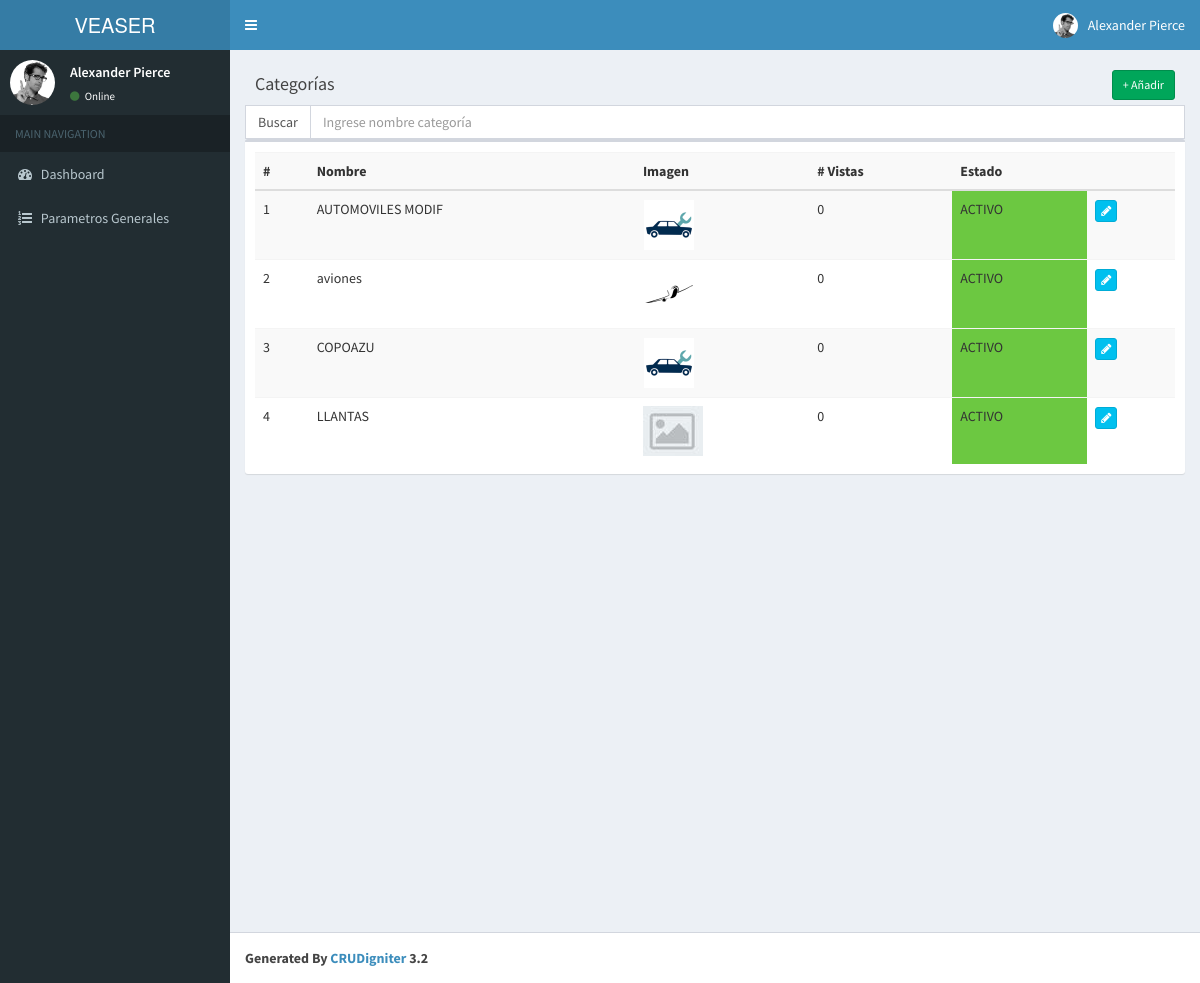
Page /index.php/categoria on the committed database.
### tables this page shows
CREATE TABLE `categoria` (
  `categoria_id` int(11) NOT NULL AUTO_INCREMENT,
  `estado_id` int(11) NOT NULL DEFAULT '1',
  `categoria_nombre` varchar(255) NOT NULL,
  `categoria_imagen` varchar(50) NOT NULL DEFAULT 'default.jpg',
  `categoria_vistas` int(11) NOT NULL DEFAULT '0',
  PRIMARY KEY (`categoria_id`)
);

CREATE TABLE `estado` (
  `estado_id` int(11) NOT NULL AUTO_INCREMENT,
  `estado_descripcion` varchar(50) DEFAULT NULL,
  `estado_tipo` int(11) DEFAULT NULL,
  `estado_color` varchar(30) DEFAULT NULL,
  PRIMARY KEY (`estado_id`)
);

### application/controllers/Categoria.php (called while the page is built, shortened)
<?php
class Categoria extends CI_Controller{
    function __construct()
    {
        $this->load->model('Categoria_model');
    }
    function index()
    {
        $data['categoria'] = $this->Categoria_model->get_all_categoria();
        $data['_view'] = 'categoria/index';
        $this->load->view('layouts/main',$data);
    }
}

### index.php (called while the page is built, shortened)
<?php
require_once BASEPATH.'core/CodeIgniter.php';

### application/models/Categoria_model.php (called while the page is built, shortened)
<?php
class Categoria_model extends CI_Model
{
    function get_all_categoria()
    {
        $this->db->select('c.*, e.estado_descripcion, e.estado_color');
        $this->db->from('categoria as c');
        $this->db->join('estado as e', 'c.estado_id = e.estado_id');
        $this->db->order_by('c.categoria_nombre', 'asc');
        $query = $this->db->get();
        return $query->result_array();
    }
}

### application/views/categoria/index.php (the view, shortened to what this page needs)
<div class="box-header">
    <h3 class="box-title">Categorías</h3>
    <div class="box-tools">
        <a href="<?php echo site_url('categoria/add'); ?>" class="btn btn-success btn-sm"> + Añadir</a>
    </div>
</div>
<div class="row">
    <div class="col-md-12">
        <div class="input-group"> <span class="input-group-addon">Buscar</span>
            <input id="filtrar" type="text" class="form-control" placeholder="Ingrese nombre categoría">
        </div>
        <div class="box">
            <div class="box-body">
                <table class="table table-striped">
                    <tr>
                        <th>#</th>
                        <th>Nombre</th>
                        <th>Imagen</th>
                        <th># Vistas</th>
                        <th>Estado</th>
                        <th></th>
                    </tr>
                    <tbody class="buscar">
                    <?php
                    $i = 0;
                    foreach($categoria as $c){
                        $i++;
                        ?>
                        <tr>
                        <td><?php echo $i; ?></td>
                        <td><?php echo $c['categoria_nombre']; ?></td>
                        <td>
                            <?php
                            $mimagen = "thumb_".$c['categoria_imagen'];
                            if($c['categoria_imagen']){
                            ?>
                            <a class="btn  btn-xs" data-toggle="modal" data-target="#mostrarimagen<?php echo $c['categoria_id']; ?>" style="padding: 0px;">
                                <?php
                                echo '<img src="'.site_url('/resources/images/categorias/'.$mimagen).'" />';
                                ?>
                            </a>
                            <?php
                            }else{
                               echo '<img style src="'.site_url('/resources/images/categorias/thumb_default.jpg').'" />';
                            }
                            ?>
                        </td>
                        <td><?php echo $c['categoria_vistas']; ?></td>
                        <td style="background-color: <?php echo $c['estado_color']; ?>"><?php echo $c['estado_descripcion']; ?></td>
                        <td>
                            <a href="<?php echo site_url('categoria/edit/'.$c['categoria_id']); ?>" class="btn btn-info btn-xs" title="Modificar"><span class="fa fa-pencil"></span></a>
                        </td>
                    </tr>
                    <?php } ?>
                </table>
            </div>
        </div>
    </div>
</div>

### rows in the picture
categoria: categoria_nombre "AUTOMOVILES MODIF", categoria_imagen (picture), categoria_vistas "0", estado.estado_descripcion "ACTIVO"
categoria: categoria_nombre "aviones", categoria_imagen (picture), categoria_vistas "0", estado.estado_descripcion "ACTIVO"
categoria: categoria_nombre "COPOAZU", categoria_imagen (picture), categoria_vistas "0", estado.estado_descripcion "ACTIVO"
categoria: categoria_nombre "LLANTAS", categoria_vistas "0", estado.estado_descripcion "ACTIVO"
